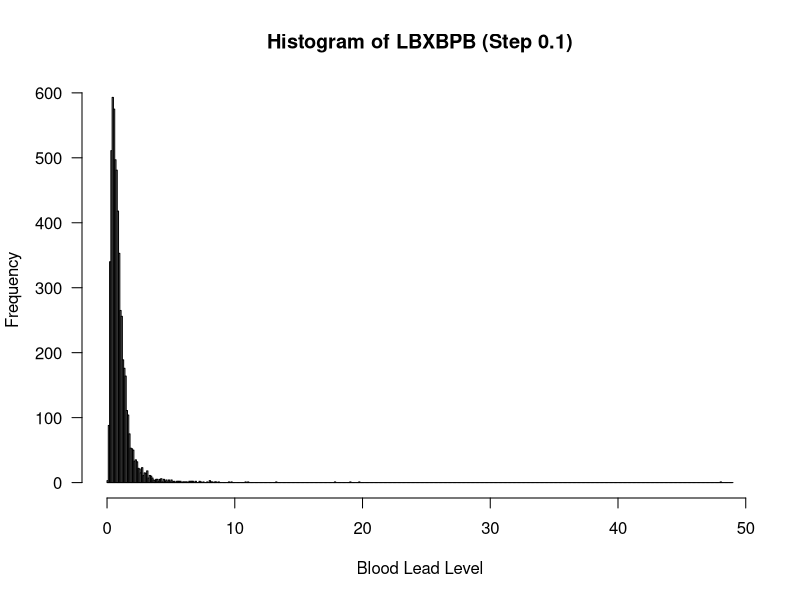
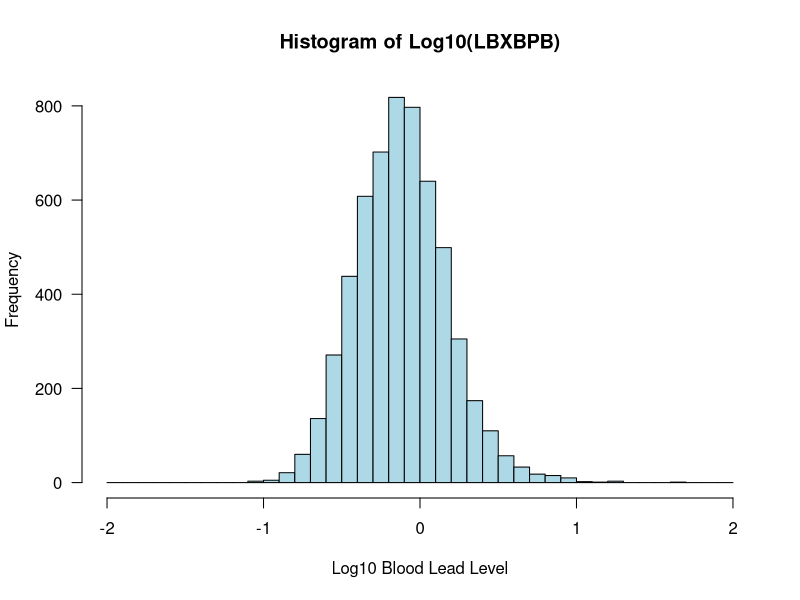

Here is the R script that generated these plots, in order:
data <- read.csv("data/dataset.csv")

## Plots for Lead Pb ##

pb_val = data$LBXBPB

min_val <- floor(min(pb_val, na.rm = TRUE))
max_val <- ceiling(max(pb_val, na.rm = TRUE))

breaks_vec <- seq(from = min_val, to = max_val, by = 0.1)

hist(pb_val, 
     breaks = breaks_vec,
     main = "Histogram of LBXBPB (Step 0.1)",
     xlab = "Blood Lead Level",
     las = 1)

log_pb_val <- log10(pb_val)
range(log_pb_val, na.rm = TRUE)
min_log <- floor(min(log_pb_val, na.rm = TRUE))
max_log <- ceiling(max(log_pb_val, na.rm = TRUE))

breaks_log <- seq(from = min_log, to = max_log, by = 0.1)

hist(log_pb_val, 
     breaks = breaks_log,
     main = "Histogram of Log10(LBXBPB)",
     xlab = "Log10 Blood Lead Level",
     col = "lightblue",
     las = 1)
